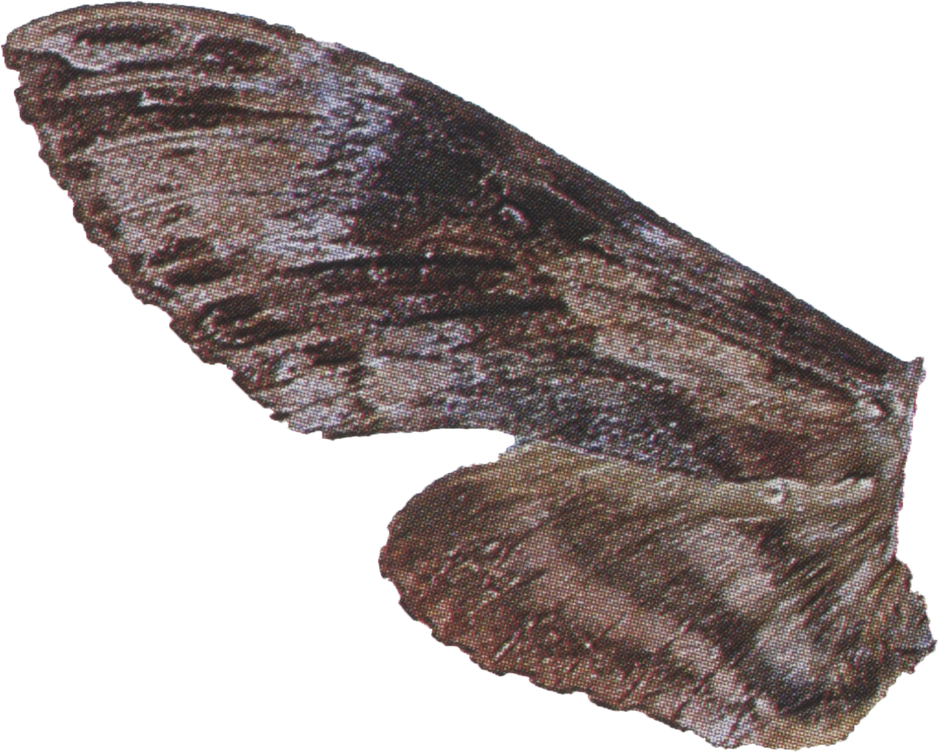
#> input picture files/2a_fasciatus_left_wing.png, 938 x 752 px, shrunk from 1305 x 1047 before the run
$ jupyter execute --allow-errors Untitled.ipynb
#> lines starting #> are read from the running program, lines starting #| are printed output that depends on the picture; after the words box and inside, x2 and y2 are one past the last pixel; in counts of white or black regions, pixels touching at a corner belong together
[cell 1]
# !pip install opencv-python

[cell 2]
import cv2 as cv
import numpy as np
import matplotlib.pyplot as plt

[cell 3]
file_name = 'files/2a_fasciatus_left_wing.png'

[cell 4]
img = plt.imread(file_name)
#> img is the input picture: shape (752, 938, 3) float32; mean R, G, B 0.69, 0.655, 0.649
plt.imshow(img)

[cell 5]
# plt.imshow(img / 2)

[cell 6]
plt.imshow((img > .5) * 1)
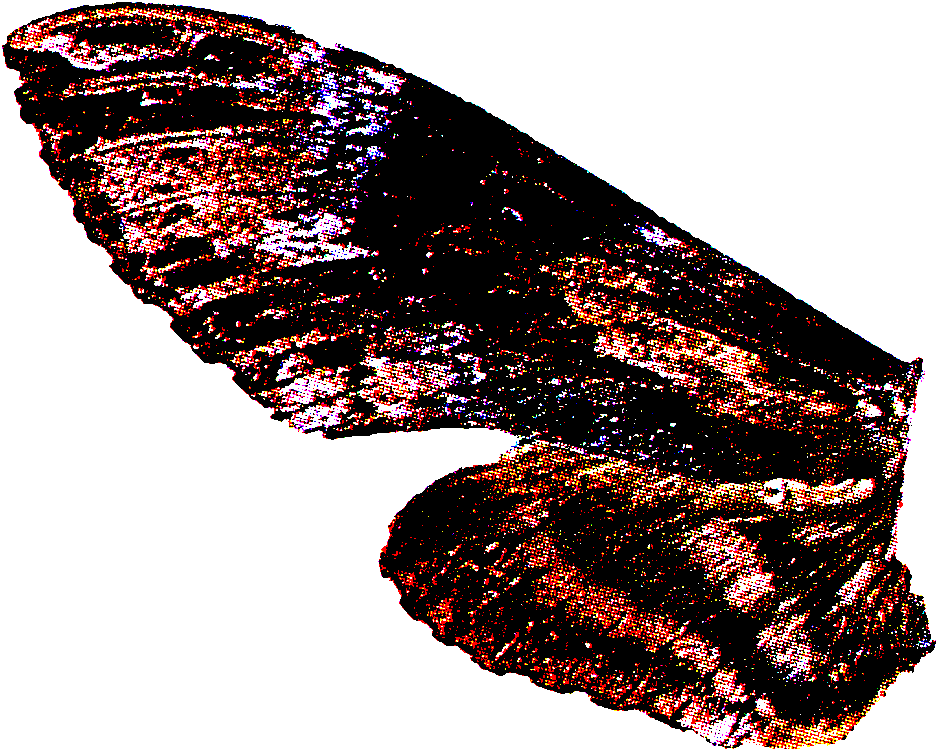
#> shown: shape (752, 938, 3); mean R, G, B 0.612, 0.551, 0.545; drawn with 1 as white

[cell 7]
img = cv.imread(file_name, 0)
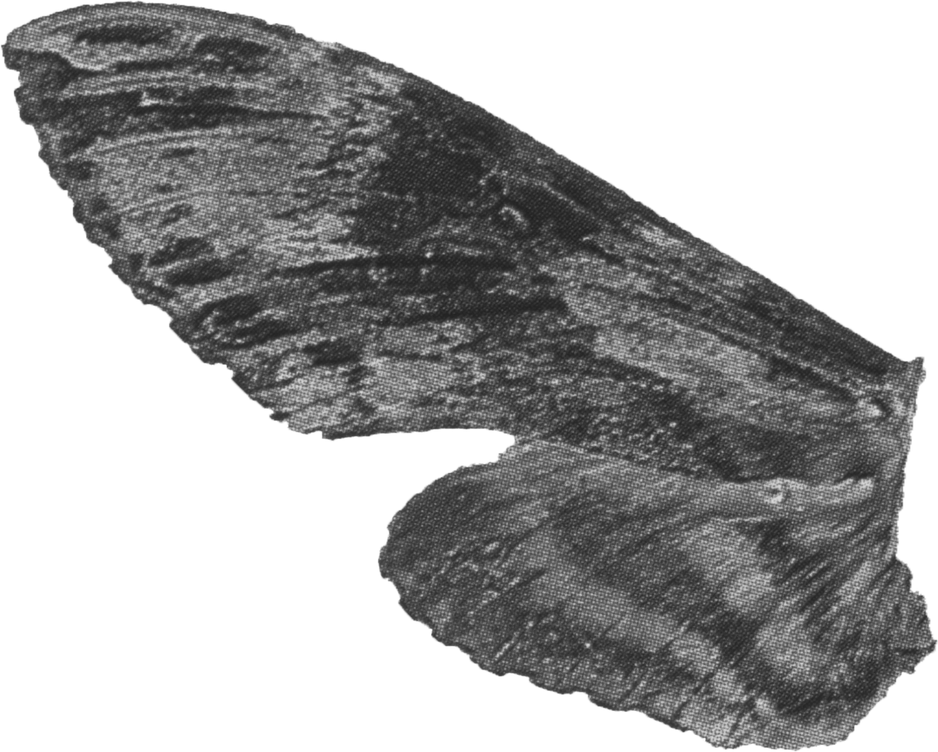
#> img: shape (752, 938); min 30, max 255, mean 169.3
edges = cv.Canny(img,100,200)
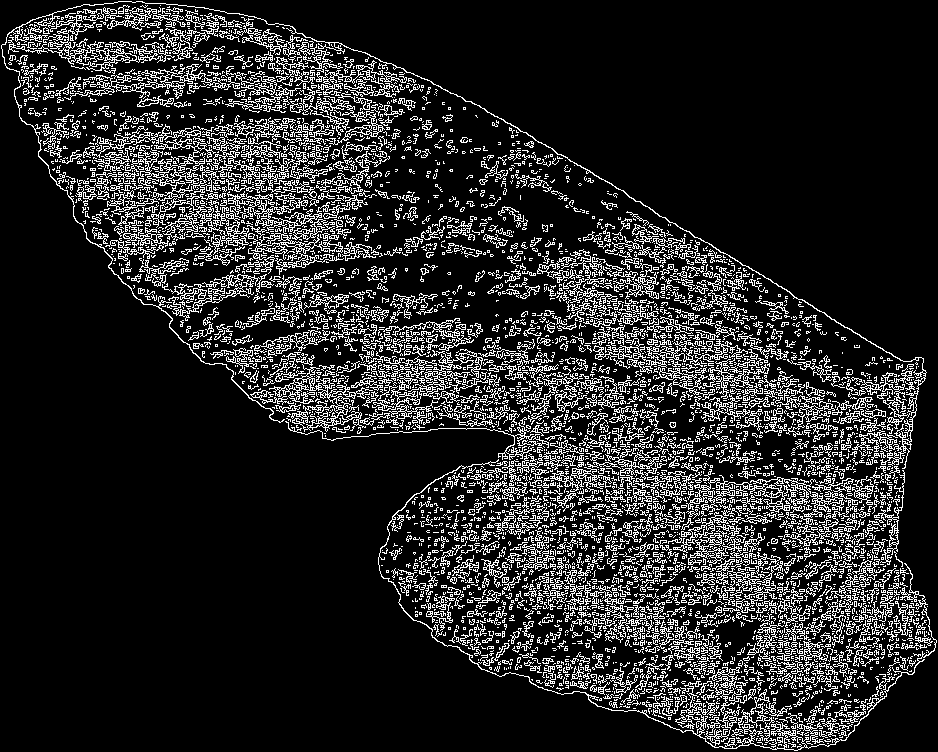
#> edges: shape (752, 938); 15.1% white in thin lines or dots
plt.subplot(121),plt.imshow(img,cmap = 'gray')
plt.title('Original Image'), plt.xticks([]), plt.yticks([])
plt.subplot(122),plt.imshow(edges,cmap = 'gray')
plt.title('Edge Image'), plt.xticks([]), plt.yticks([])
plt.show()
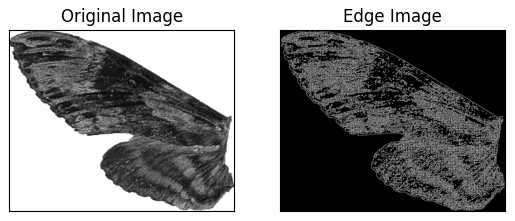
#> figure drawn by matplotlib, 2 panels

[cell 8]
plt.imshow(img, cmap='gray')

#> (a cell that did not finish here is left out)

[cell 10]
print(type(img))
#| <class 'numpy.ndarray'>
img == 100
plt.imshow(img > (.85 * 255))
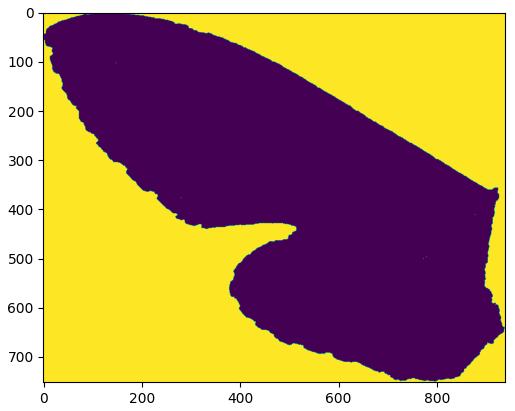
#> figure drawn by matplotlib, 1 panel

#> (a cell that did not finish here is left out)

#> (a cell that did not finish here is left out)

[cell 13]
plt.imshow(img)

[cell 14]
img = plt.imread('files/2a_fasciatus_left_wing.png')
plt.imshow(img)

[cell 15]
img

#> (a cell that did not finish here is left out)

[cell 17]
size = np.size(img)
#> size = 2116128
skel = np.zeros(img.shape,np.uint8)

#> (the rest of this cell did not finish here and is left out)

[cell 18]
from skimage.morphology import skeletonize
from skimage import data
import matplotlib.pyplot as plt
from skimage.util import invert

# Invert the horse image
image = invert(data.horse())
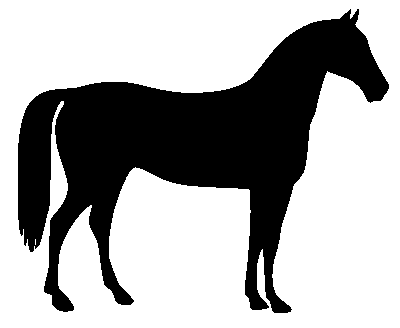
#> input picture skimage.data.horse(), 400 x 328 px
#> image: shape (328, 400) bool; 33.1% white; 1 white region, box (x1, y1, x2, y2) and area: (18, 9, 389, 313) 43412

# perform skeletonization
skeleton = skeletonize(image)
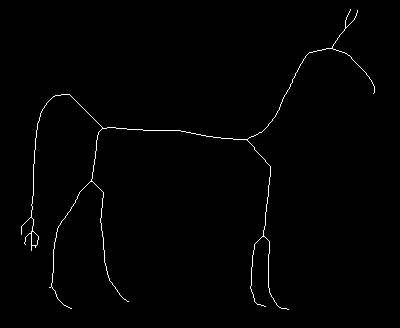
#> skeleton: shape (328, 400) bool; 0.91% white in thin lines or dots, all inside (x1, y1, x2, y2) = (21, 9, 375, 310)

# display results
fig, axes = plt.subplots(nrows=1, ncols=2, figsize=(8, 4),
                         sharex=True, sharey=True)

ax = axes.ravel()

ax[0].imshow(image, cmap=plt.cm.gray)
ax[0].axis('off')
ax[0].set_title('original', fontsize=20)

ax[1].imshow(skeleton, cmap=plt.cm.gray)
ax[1].axis('off')
ax[1].set_title('skeleton', fontsize=20)

fig.tight_layout()
plt.show()

[cell 19]
data.horse()

[cell 20]
from skimage.morphology import skeletonize
from skimage import data
import matplotlib.pyplot as plt
from skimage.util import invert

# Invert the horse image
# image = invert(data.horse())
image = invert(plt.imread(file_name))
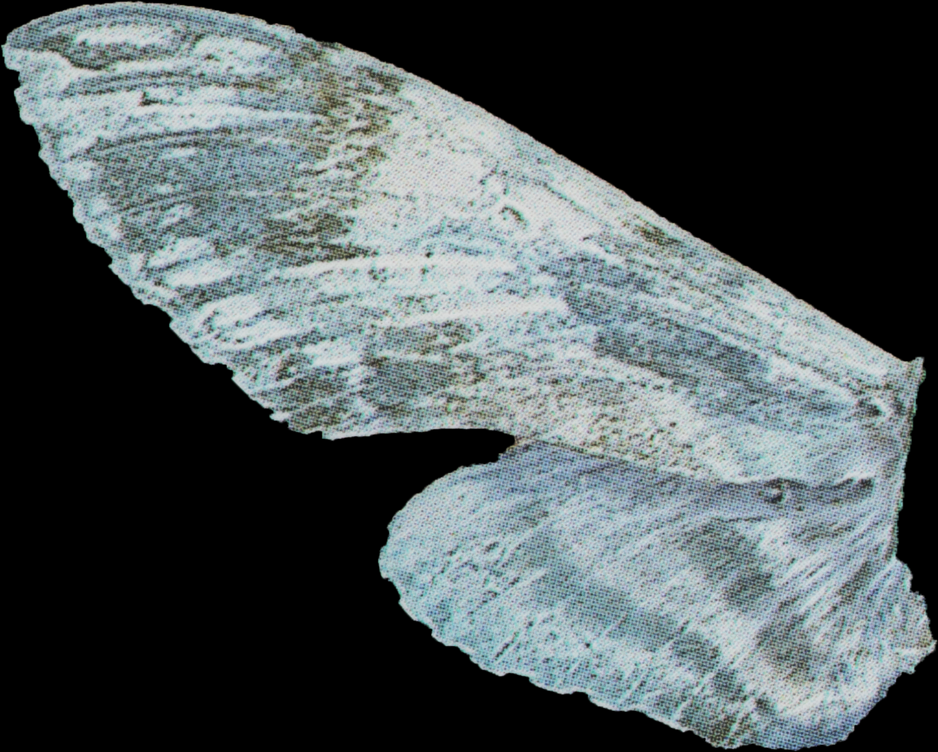
#> image: shape (752, 938, 3) float32; mean R, G, B 0.31, 0.345, 0.351


# perform skeletonization
skeleton = skeletonize(image)
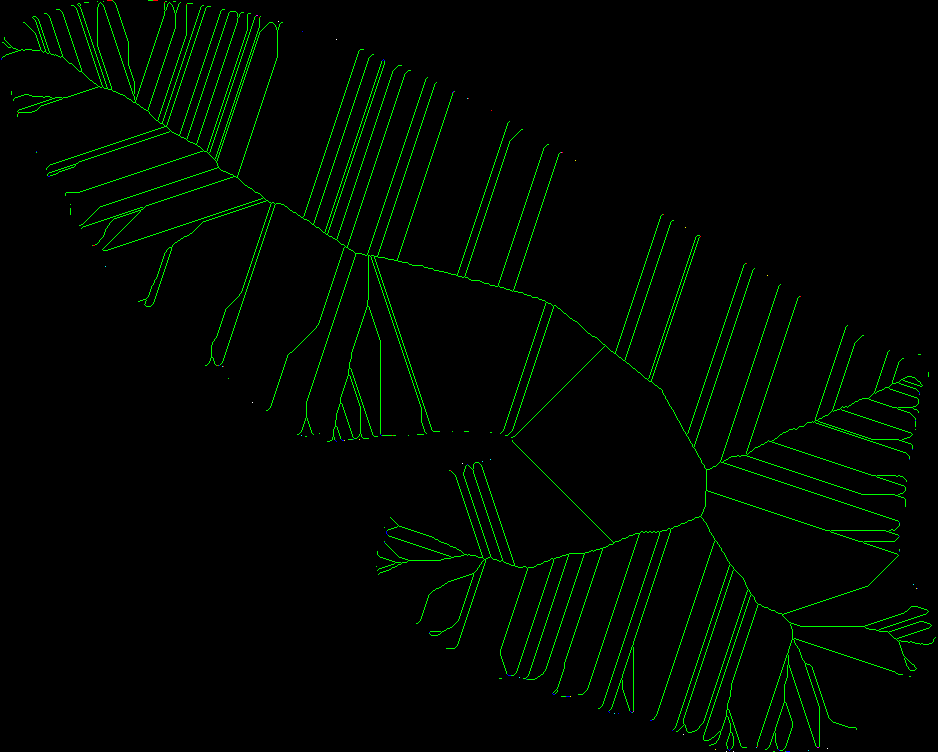
#> skeleton: shape (752, 938, 3) bool; mean R, G, B 7.23e-05, 0.0235, 0.000128

# display results
fig, axes = plt.subplots(nrows=1, ncols=2, figsize=(8, 4),
                         sharex=True, sharey=True)

ax = axes.ravel()

ax[0].imshow(image, cmap=plt.cm.gray)
ax[0].axis('off')
ax[0].set_title('original', fontsize=20)

ax[1].imshow(skeleton, cmap=plt.cm.gray)
ax[1].axis('off')
ax[1].set_title('skeleton', fontsize=20)

fig.tight_layout()
plt.show()

$ run again, with files/2a_fasciatus_body.png copied over files/2a_fasciatus_left_wing.png
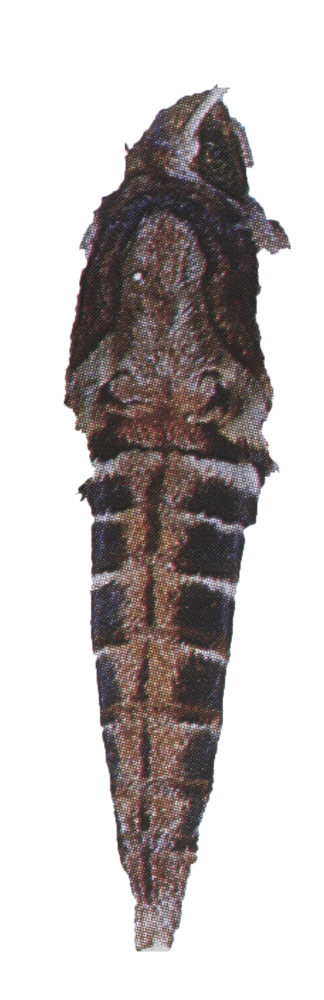
#> input picture files/2a_fasciatus_body.png, 324 x 1000 px, shrunk from 584 x 1803 before the run
#> img is the input picture: shape (1000, 324, 3) float32; mean R, G, B 0.768, 0.747, 0.746
#> img: shape (1000, 324)
#> edges: shape (1000, 324); 7.9% white in thin lines or dots, all inside (x1, y1, x2, y2) = (63, 84, 291, 952)
#| <class 'numpy.ndarray'>
#> size = 972000
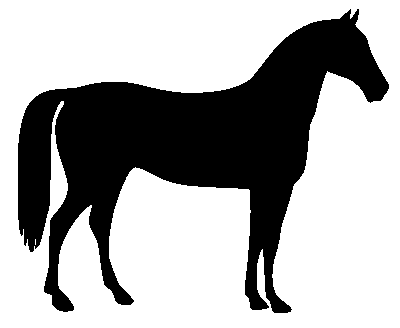
#> input picture skimage.data.horse(), 400 x 328 px
#> `skeleton = skeletonize(image)`:
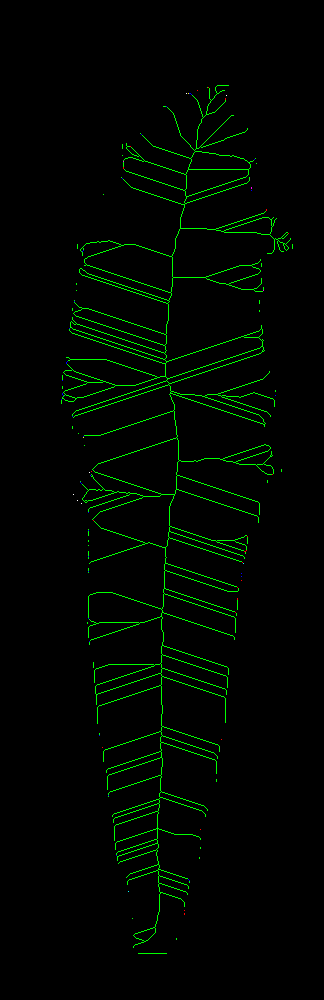
#> skeleton: shape (1000, 324, 3) bool; mean R, G, B 0.000127, 0.0245, 0.000157

$ run again, with files/2a_fasciatus_right_wing.png copied over files/2a_fasciatus_left_wing.png
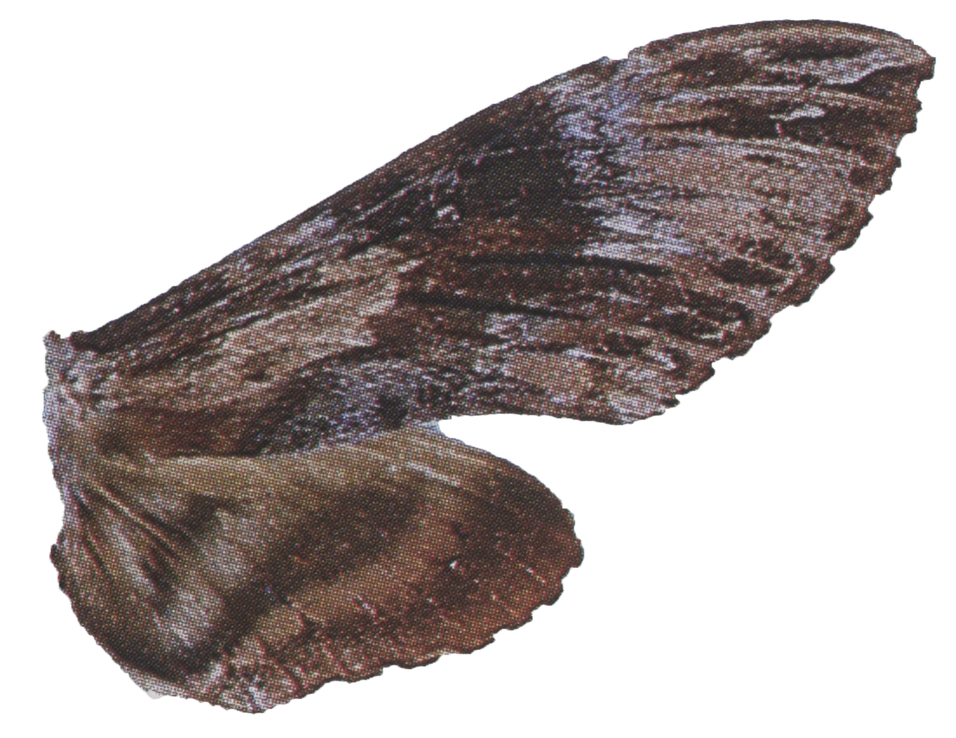
#> input picture files/2a_fasciatus_right_wing.png, 956 x 738 px, shrunk from 1394 x 1077 before the run
#> img is the input picture: shape (738, 956, 3) float32; mean R, G, B 0.709, 0.678, 0.673
#> img: shape (738, 956)
#> edges: shape (738, 956); 12.2% white in thin lines or dots, all inside (x1, y1, x2, y2) = (42, 19, 936, 714)
#| <class 'numpy.ndarray'>
#> size = 2116584
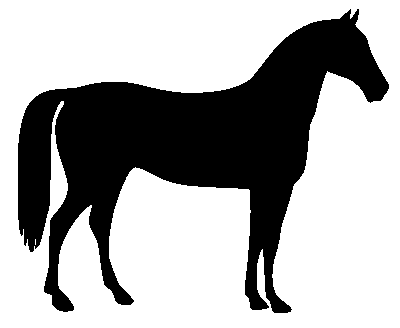
#> input picture skimage.data.horse(), 400 x 328 px
#> `skeleton = skeletonize(image)`:
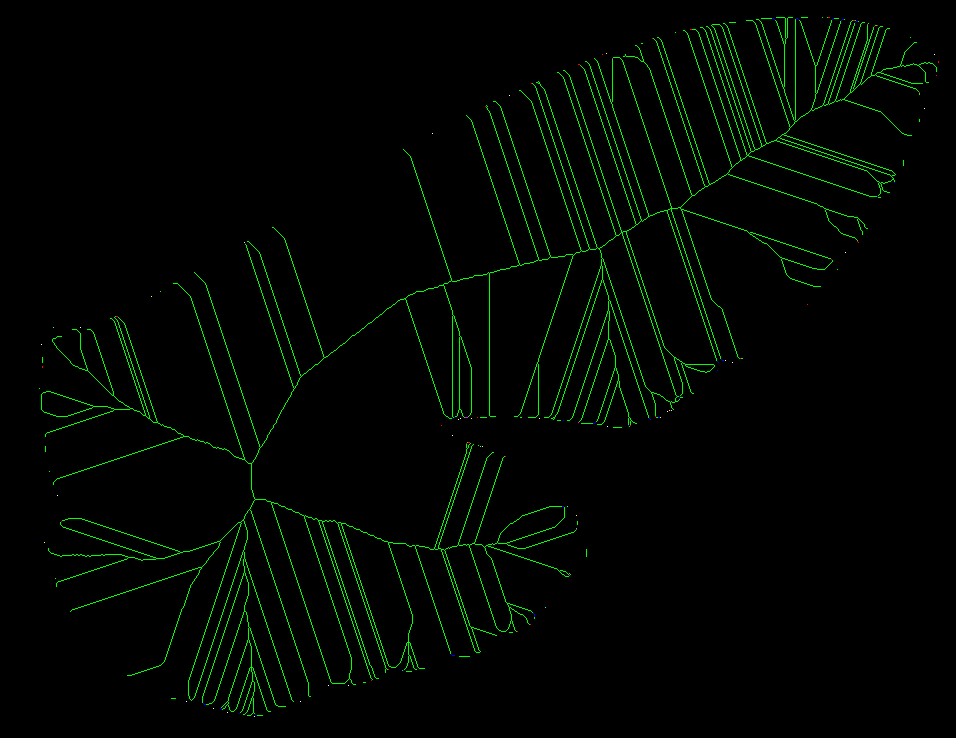
#> skeleton: shape (738, 956, 3) bool; mean R, G, B 0.000115, 0.023, 0.000129
